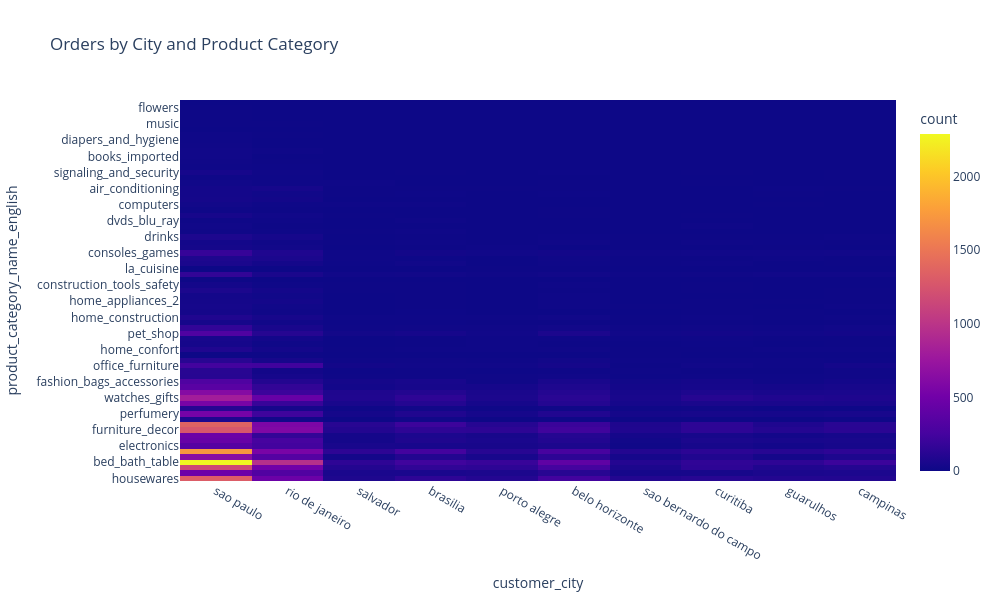

Write notebook code for a chart like this one.
### Code cell
top = master[
    master['customer_city'].isin(master['customer_city'].value_counts().head(10).index)
]

fig = px.density_heatmap(
    top,
    x='customer_city',
    y='product_category_name_english',
    title='Orders by City and Product Category'
)
fig.update_layout(width=1000, height=600)
fig.show()

### Figure 1 — Plotly figure (JSON) as saved in the notebook; plotly's stock layout.template omitted (floating-point values rounded to 4 significant figures; data arrays with more than 128 entries replaced by an {"elided": "..."} marker saying what was removed)
{"data": [{"coloraxis": "coloraxis", "hovertemplate": "customer_city=%{x}<br>product_category_name_english=%{y}<br>count=%{z}<extra></extra>", "name": "", "type": "histogram2d", "x": {"elided": "39282 str values"}, "xaxis": "x", "xbingroup": "x", "y": {"elided": "39282 str values"}, "yaxis": "y", "ybingroup": "y"}], "layout": {"coloraxis": {"colorbar": {"title": {"text": "count"}}, "colorscale": [[0, "#0d0887"], [0.1111, "#46039f"], [0.2222, "#7201a8"], [0.3333, "#9c179e"], [0.4444, "#bd3786"], [0.5556, "#d8576b"], [0.6667, "#ed7953"], [0.7778, "#fb9f3a"], [0.8889, "#fdca26"], [1, "#f0f921"]]}, "height": 600, "legend": {"tracegroupgap": 0}, "title": {"text": "Orders by City and Product Category"}, "width": 1000, "xaxis": {"anchor": "y", "domain": [0, 1], "title": {"text": "customer_city"}}, "yaxis": {"anchor": "x", "domain": [0, 1], "title": {"text": "product_category_name_english"}}}}
